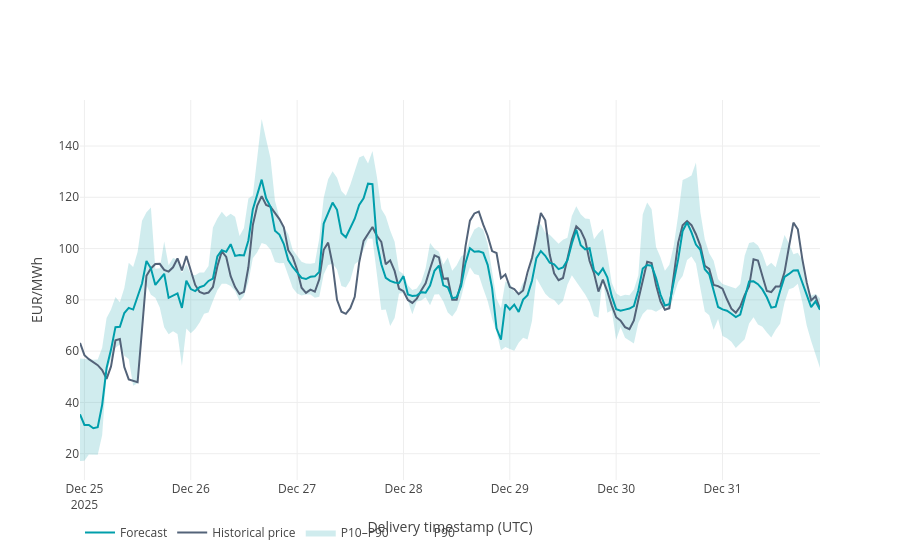

Notebook code for this chart:
### Code cell
pred = forecasts['Quantile weather']
forecast_chart(pred).show()
table[table.delivery_period != 'overall']

### Figure 1 — Plotly figure (JSON) as saved in the notebook; plotly's stock layout.template omitted (floating-point values rounded to 4 significant figures; data arrays with more than 128 entries replaced by an {"elided": "..."} marker saying what was removed)
{"data": [{"line": {"width": 0}, "name": "P90", "type": "scatter", "x": {"elided": "168 str values"}, "y": {"elided": "168 float values"}}, {"fill": "tonexty", "fillcolor": "rgba(20,160,170,.2)", "line": {"width": 0}, "name": "P10–P90", "type": "scatter", "x": {"elided": "168 str values"}, "y": {"elided": "168 float values"}}, {"line": {"color": "#536379"}, "name": "Historical price", "type": "scatter", "x": {"elided": "168 str values"}, "y": {"elided": "168 float values"}}, {"line": {"color": "#009eab"}, "name": "Forecast", "type": "scatter", "x": {"elided": "168 str values"}, "y": {"elided": "168 float values"}}], "layout": {"legend": {"orientation": "h"}, "xaxis": {"title": {"text": "Delivery timestamp (UTC)"}}, "yaxis": {"title": {"text": "EUR/MWh"}}}}
